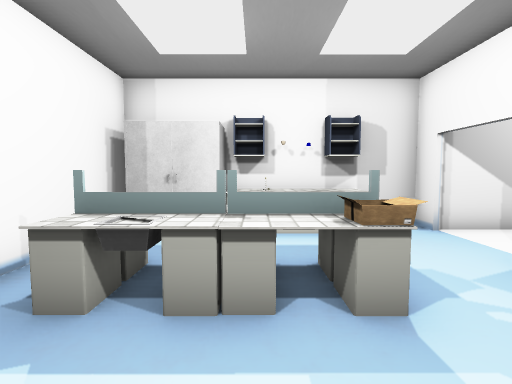
view 1 (above)

12 first-person views from a walk through a Unity game level. The camera is 1.4 m above the floor, tilts 4° down and sees 85° across. Doors are open. The floor is counted in squares, 1 m on a side. Each view is taken from the middle of a square. On the plan, view 1 faces up. The plan holds only what a view shows up to about 14 squares ahead; the rest is blank. The place goes on beyond the plan. Some animated figures are left out. Some surface patterns are stand-ins.

view 2
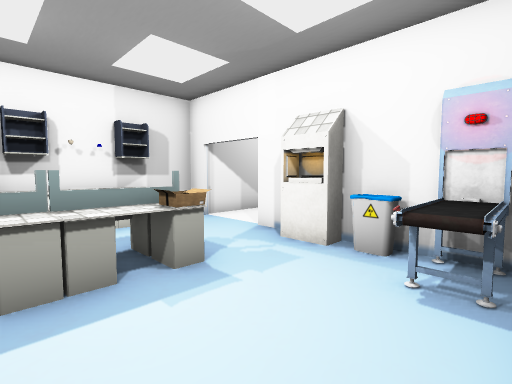

view 3
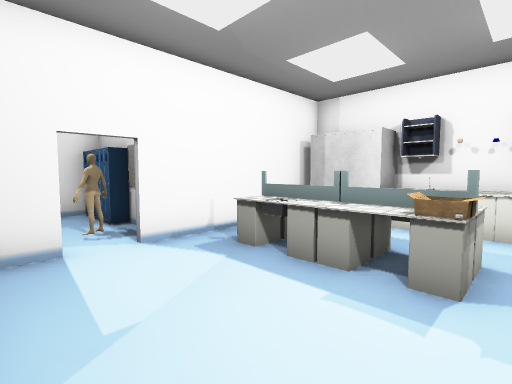

view 4
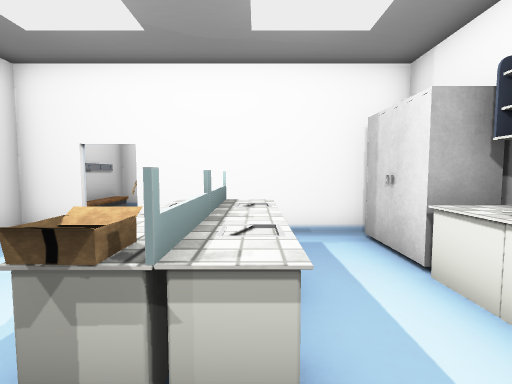

view 5
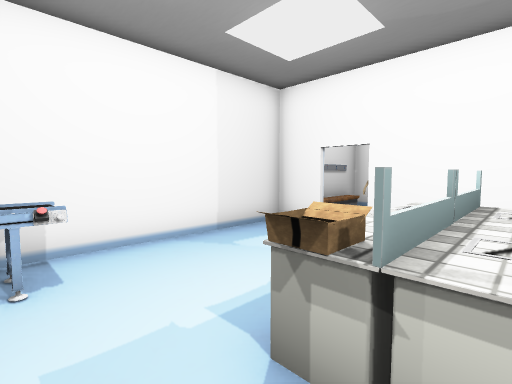

view 6
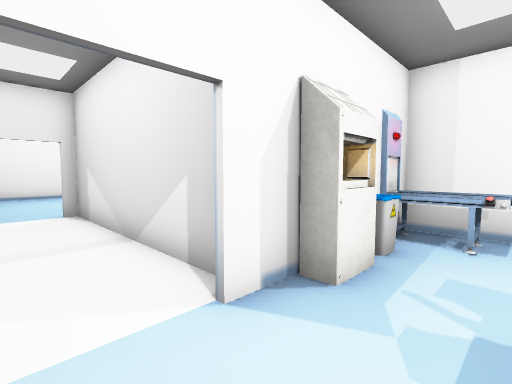

view 7
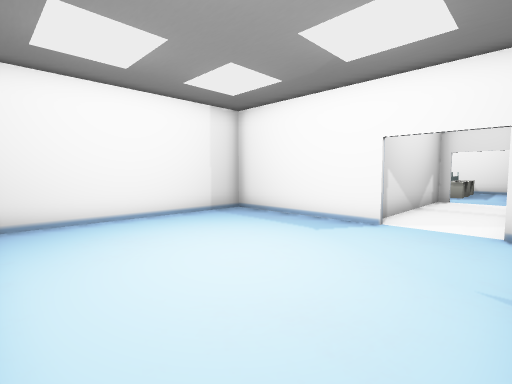

view 8
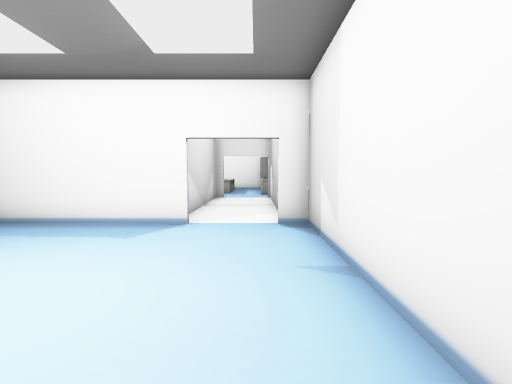

view 9
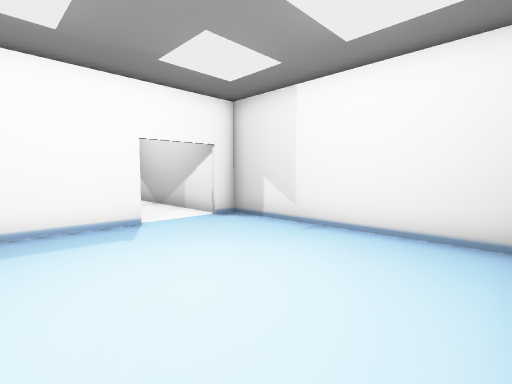

view 10
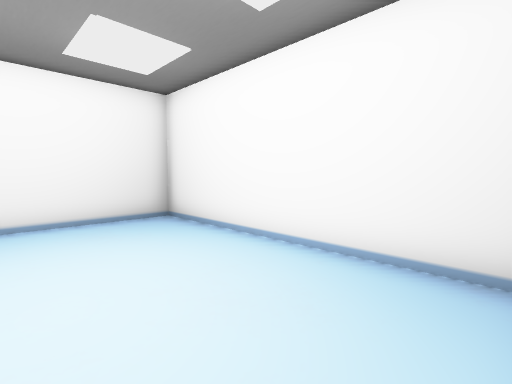

view 11
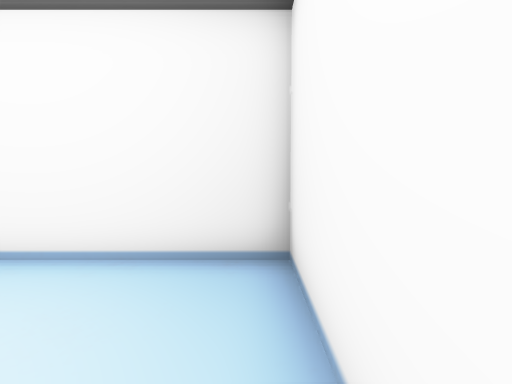

view 12
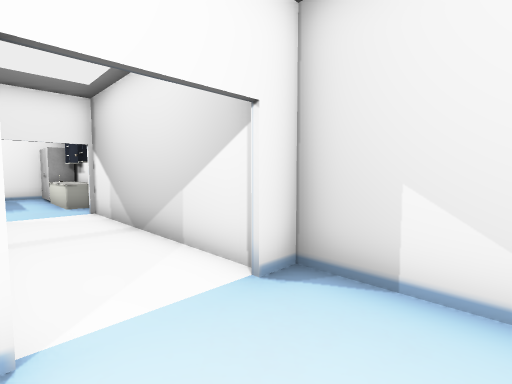

### Floor plan
Points are (right, up) in squares from view 1. A wall is a line through its corners. A room is listed if a view was taken in it or the views show most of it. See-through windows are left out.
Room 1 (views 1, 2, 3, 4, 5, 6)
walls: (-1.4, 6.4) (-3, 6.4); (4.3, 2.8) (3.6, 2.8); (4.3, 1.9) (4.3, 4.2); (4.3, 1.4) (4.3, 1.8) (3.7, 1.8) (3.7, 2.9); (-3.5, 0) (-3.5, -1.5) (4.4, -1.5); (-3.5, 7.5) (-3.5, 1.1); (4.3, 6.8) (4.3, 7.4) (-1.4, 7.4)
ways out: open door at (4, 5) to room 2; open door at (-4, 0.5)
objects: other object (-4, 2); other object (-2, 3) to (-1, 3); other object (-2, 4) to (-1, 4); other object (0, 3); other object (0, 4) to (1, 4); other object (0, 7) to (2, 7); other object (1, 3); other object (3, -1) to (4, 0); other object (4, 1)
Room 2 (views 7, 8, 9, 10, 11, 12)
walls: (12.5, 4.2) (12.5, -1.5) (20.4, -1.5) (20.4, 7.4) (12.5, 7.4) (12.5, 6.5); (12.1, 6.8) (4.3, 6.8); (4.4, 3.8) (12.4, 3.8)
ways out: open door at (4, 5) to room 1

Positions as (right, up) in squares from view 1, and headings:
1: (0, 0), facing up
2: (-1, -1), facing up-right
3: (2, -1), facing up-left
4: (3, 4), facing left
5: (3, 4), facing down-left
6: (2, 6), facing down-right
7: (20, 7), facing down-left
8: (20, 6), facing left
9: (20, 1), facing up-left
10: (16, -1), facing up-right
11: (16, -1), facing right
12: (15, 4), facing up-left
